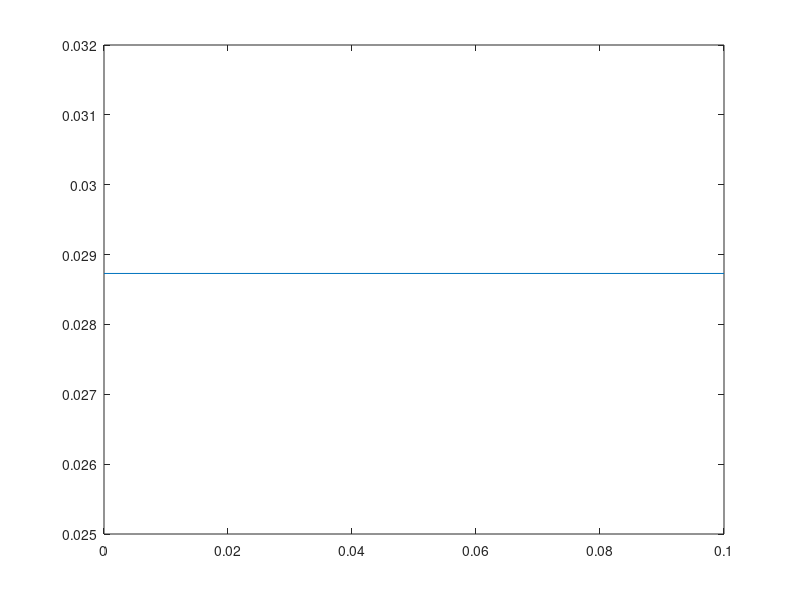
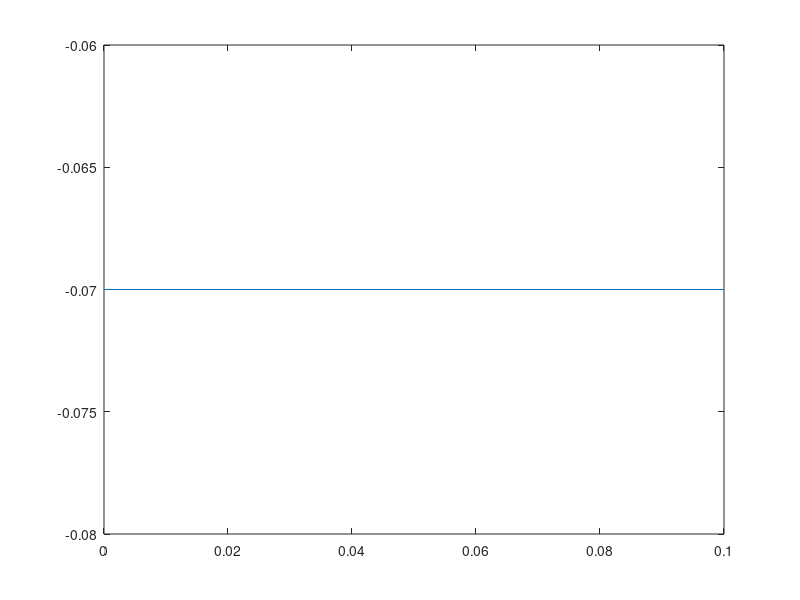

MATLAB code for these plots, in order:
%initializing constants
gk = .036;
gna = .120;
gl = .0003;
Ek = -.012;
Ena = .115;
El = .0106;
Vrest = -.070;
%assume typical fixed membrane capacitance
Cm = .000002;

%steady state simulation
Vm = Vrest;
%gating variables equations
am = .1*((25-Vm)/(exp((25-Vm)/10)-1));
Bm = 4*exp(-Vm/18);
an = .01*((10-Vm)/(exp((10-Vm)/10)-1));
Bn = .125*exp(-Vm/80);
ah = .07*exp(-Vm/20);
Bh = 1/(exp((30-Vm)/10)+1);
%solving for n, m, and h at steady state
n = an/(an+Bn);
m = am/(am+Bm);
h = ah/(ah+Bh);
%currents equations
Ina = (m^3)*gna*h*(Vm-Ena);
Ik = (n^4)*gk*(Vm-Ek);
Il = gl*(Vm-El);
Icm = 0;
Iion = Ina+Ik+Il;
%show plot of Gna/Gk
Gk = gk*(n^4);
Gna = (m^3)*h*gna;
plot([0,.1],[(Gna/Gk),(Gna/Gk)]);
%show plot of membrane potential
figure;
plot([0,.1],[Vm,Vm]);

%step pulse stimulation of 5uA for .5ms

